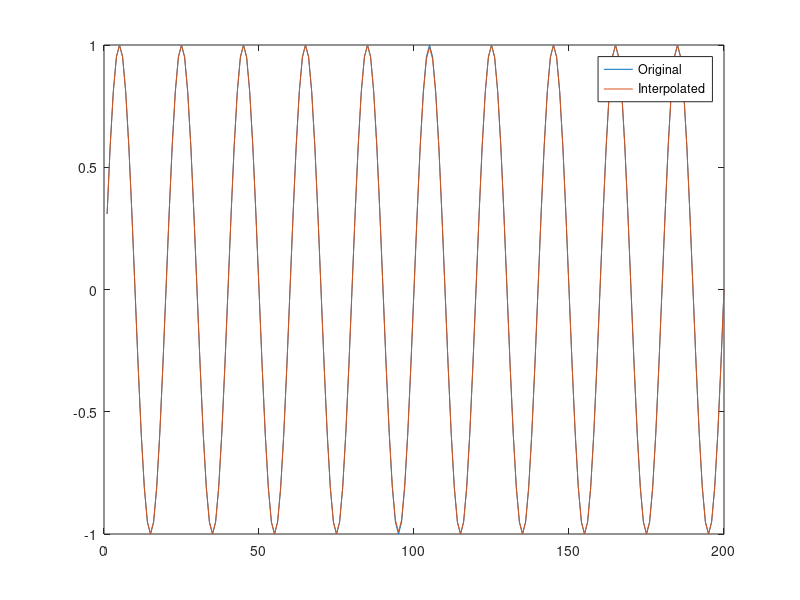

MATLAB code for this plot:
% A very simple test of signal interpolation using Least Squares
% AutoRegressive Interpolation from
% http://gwc.sourceforge.net/gwc_science/node7.html

% By Daniel Golden (dgolden1 at stanford dot edu) August 2010
% $Id$

clear;

t = (1:200).'; % Time
s = sin(2*pi*t/20); % Signal
n = length(s);
p = 2; % LPC order

good_samples = true(size(s));
good_samples(90:110) = false;

a = lpc(s.*good_samples, p)

A = sparse(n-p, n);
for jj = 1:p+1
  A((n-p)*(jj-1)+1 : n-p+1 : end) = a(end-jj+1);
end

% Partition predictor matrix
sk = s(good_samples);
Au = A(:, ~good_samples);
Ak = A(:, good_samples);

su = -Au\Ak*sk

s_interp = s;
s_interp(~good_samples) = su;

% Plot results
figure;
plot(t, s, t, s_interp);
legend('Original', 'Interpolated');
